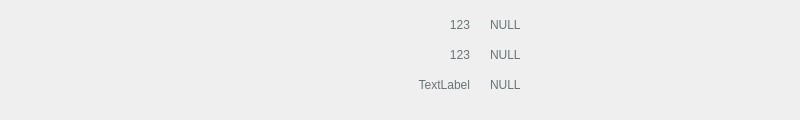
  <widget class="QWidget" name="widget_6" native="true">
   <property name="geometry">
    <rect>
     <x>0</x>
     <y>300</y>
     <width>800</width>
     <height>120</height>
    </rect>
   </property>
   <widget class="QListWidget" name="listWidget_6">
    <property name="enabled">
     <bool>true</bool>
    </property>
    <property name="geometry">
     <rect>
      <x>40</x>
      <y>0</y>
      <width>241</width>
      <height>40</height>
     </rect>
    </property>
    <property name="focusPolicy">
     <enum>Qt::WheelFocus</enum>
    </property>
    <property name="styleSheet">
     <string notr="true">QListWidget {
    border:none;
    outline: none;
    icon-size: 40px;
    background: transparent;
    padding-right:20px;
   color:gray;
}

QListWidget::item{
   height:50px;
}

QListWidget:focus{
    border:none;
    outline: none;
}

QListWidget::item:focus{
    border:none;
    outline: none;
    font: bold 20pt;
    color:white;
    background-color: qlineargradient(spread:pad, x1:0, y1:0, x2:0, y2:1, stop:0 rgba(48, 60, 76, 255), stop:1 rgba(7, 61, 82, 255));
}

QListWidget::item:selected{
    border: none;
    outline: none;
    font: bold 20pt;
    color:white;
    background-color: qlineargradient(spread:pad, x1:0, y1:0, x2:0, y2:1, stop:0 rgba(48, 60, 76, 255), stop:1 rgba(7, 61, 82, 255));
}
 </string>
    </property>
   </widget>
   <widget class="QTableWidget" name="identificationSetting">
    <property name="geometry">
     <rect>
      <x>300</x>
      <y>10</y>
      <width>491</width>
      <height>91</height>
     </rect>
    </property>
    <property name="focusPolicy">
     <enum>Qt::NoFocus</enum>
    </property>
    <property name="styleSheet">
     <string notr="true">QWidget
{
    border:none;
    outline: none;
background: transparent;
}
QWidget:focus{
    border:none;
    outline: none;
    font: bold 20pt;
    color:white;
    background-color: qlineargradient(spread:pad, x1:0, y1:0, x2:0, y2:1, stop:0 rgba(48, 60, 76, 255), stop:1 rgba(7, 61, 82, 255));
}

QWidget:selected{
    border: none;
    outline: none;
    font: bold 20pt;
    color:white;
    background-color: qlineargradient(spread:pad, x1:0, y1:0, x2:0, y2:1, stop:0 rgba(48, 60, 76, 255), stop:1 rgba(7, 61, 82, 255));
}
</string>
    </property>
   </widget>
   <widget class="QLabel" name="label">
    <property name="geometry">
     <rect>
      <x>300</x>
      <y>10</y>
      <width>170</width>
      <height>30</height>
     </rect>
    </property>
    <property name="styleSheet">
     <string notr="true">QLabel
{
font: 15pt &quot;Ubuntu&quot;;
color: rgb(105, 115, 119);
}
QLabel:focus{
    border:none;
    outline: none;
    font: bold 20pt;
    color:white;
    background-color: qlineargradient(spread:pad, x1:0, y1:0, x2:0, y2:1, stop:0 rgba(48, 60, 76, 255), stop:1 rgba(7, 61, 82, 255));
}

QLabel:selected{
    border: none;
    outline: none;
    font: bold 20pt;
    color:white;
    background-color: qlineargradient(spread:pad, x1:0, y1:0, x2:0, y2:1, stop:0 rgba(48, 60, 76, 255), stop:1 rgba(7, 61, 82, 255));
}
</string>
    </property>
    <property name="text">
     <string>123</string>
    </property>
    <property name="alignment">
     <set>Qt::AlignRight|Qt::AlignTrailing|Qt::AlignVCenter</set>
    </property>
   </widget>
   <widget class="QLabel" name="label_2">
    <property name="geometry">
     <rect>
      <x>300</x>
      <y>40</y>
      <width>170</width>
      <height>30</height>
     </rect>
    </property>
    <property name="styleSheet">
     <string notr="true">QLabel
{
font: 15pt &quot;Ubuntu&quot;;
color: rgb(105, 115, 119);
}
</string>
    </property>
    <property name="text">
     <string>123</string>
    </property>
    <property name="alignment">
     <set>Qt::AlignRight|Qt::AlignTrailing|Qt::AlignVCenter</set>
    </property>
   </widget>
   <widget class="QLabel" name="label_3">
    <property name="geometry">
     <rect>
      <x>300</x>
      <y>70</y>
      <width>170</width>
      <height>30</height>
     </rect>
    </property>
    <property name="styleSheet">
     <string notr="true">QLabel
{
font: 15pt &quot;Ubuntu&quot;;
color: rgb(105, 115, 119);
}
</string>
    </property>
    <property name="text">
     <string>TextLabel</string>
    </property>
    <property name="alignment">
     <set>Qt::AlignRight|Qt::AlignTrailing|Qt::AlignVCenter</set>
    </property>
   </widget>
   <widget class="QLabel" name="label_4">
    <property name="geometry">
     <rect>
      <x>490</x>
      <y>10</y>
      <width>111</width>
      <height>30</height>
     </rect>
    </property>
    <property name="styleSheet">
     <string notr="true">QLabel
{
font: 15pt  &quot;Ubuntu&quot;;
color: rgb(105, 115, 119);
}
QLabel:focus{
    border:none;
    outline: none;
    font: bold 20pt;
    color:white;
    background-color: qlineargradient(spread:pad, x1:0, y1:0, x2:0, y2:1, stop:0 rgba(48, 60, 76, 255), stop:1 rgba(7, 61, 82, 255));
}

QLabel:selected{
    border: none;
    outline: none;
    font: bold 20pt;
    color:white;
    background-color: qlineargradient(spread:pad, x1:0, y1:0, x2:0, y2:1, stop:0 rgba(48, 60, 76, 255), stop:1 rgba(7, 61, 82, 255));
}
</string>
    </property>
    <property name="text">
     <string>NULL</string>
    </property>
   </widget>
   <widget class="QLabel" name="label_5">
    <property name="geometry">
     <rect>
      <x>490</x>
      <y>40</y>
      <width>151</width>
      <height>30</height>
     </rect>
    </property>
    <property name="styleSheet">
     <string notr="true">QLabel
{
font: 15pt &quot;Ubuntu&quot;;
color: rgb(105, 115, 119);
}
QLabel:focus{
    border:none;
    outline: none;
    font: bold 20pt;
    color:white;
    background-color: qlineargradient(spread:pad, x1:0, y1:0, x2:0, y2:1, stop:0 rgba(48, 60, 76, 255), stop:1 rgba(7, 61, 82, 255));
}

QLabel:selected{
    border: none;
    outline: none;
    font: bold 20pt;
    color:white;
    background-color: qlineargradient(spread:pad, x1:0, y1:0, x2:0, y2:1, stop:0 rgba(48, 60, 76, 255), stop:1 rgba(7, 61, 82, 255));
}
</string>
    </property>
    <property name="text">
     <string>NULL</string>
    </property>
   </widget>
   <widget class="QLabel" name="label_6">
    <property name="geometry">
     <rect>
      <x>490</x>
      <y>70</y>
      <width>261</width>
      <height>30</height>
     </rect>
    </property>
    <property name="styleSheet">
     <string notr="true">QLabel
{
font: 15pt &quot;Ubuntu&quot;;
color: rgb(105, 115, 119);
}

</string>
    </property>
    <property name="text">
     <string>NULL</string>
    </property>
   </widget>
  </widget>
